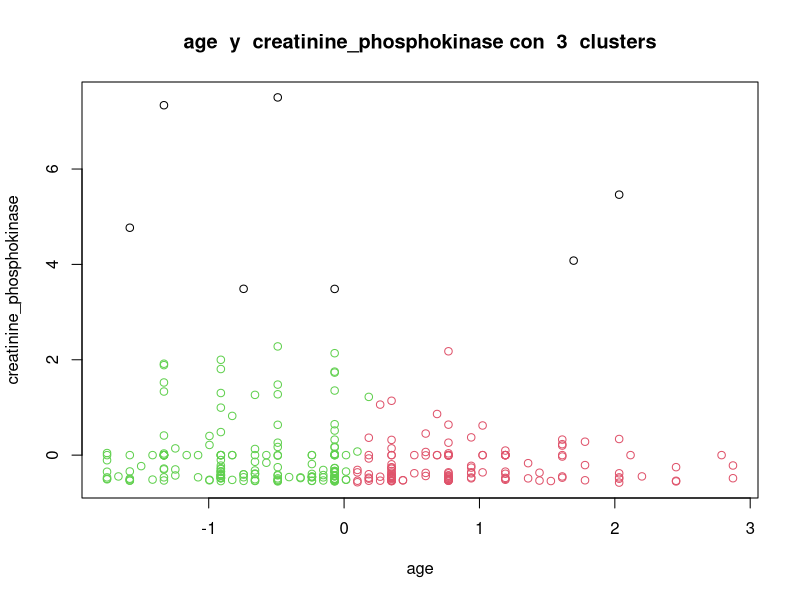
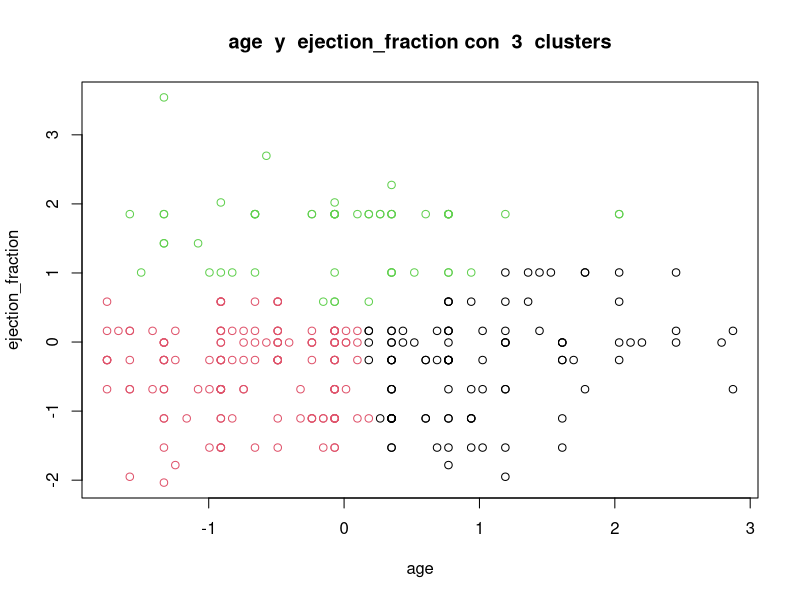
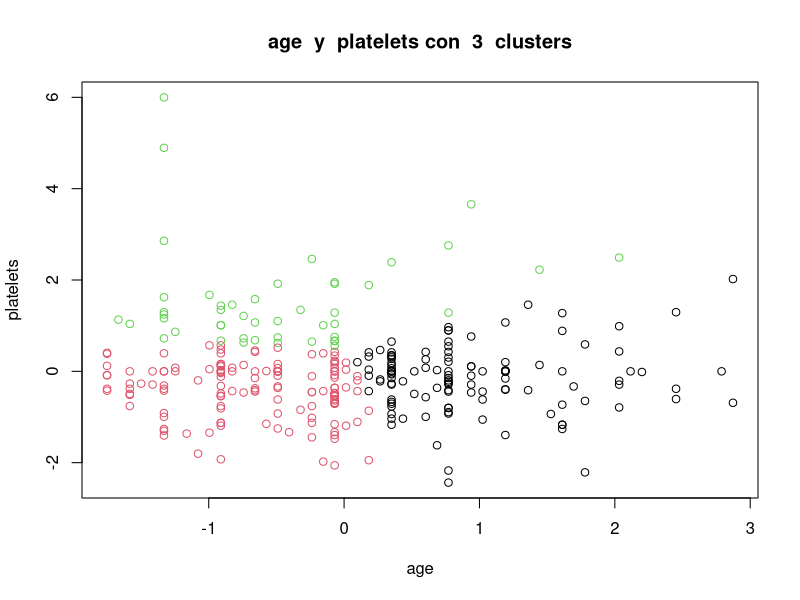
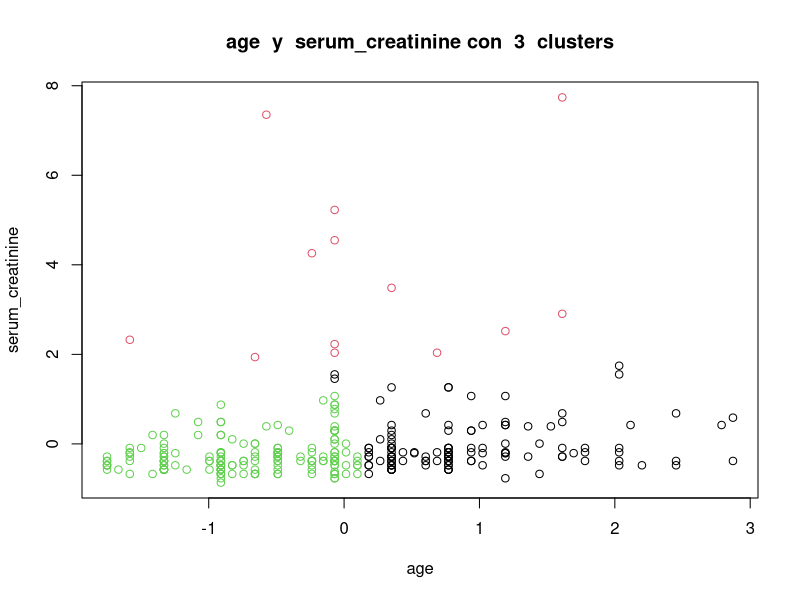
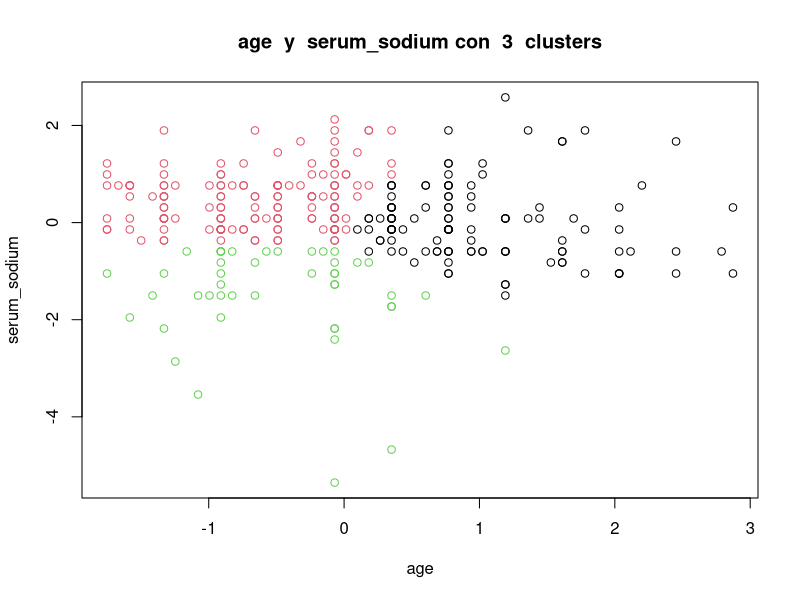
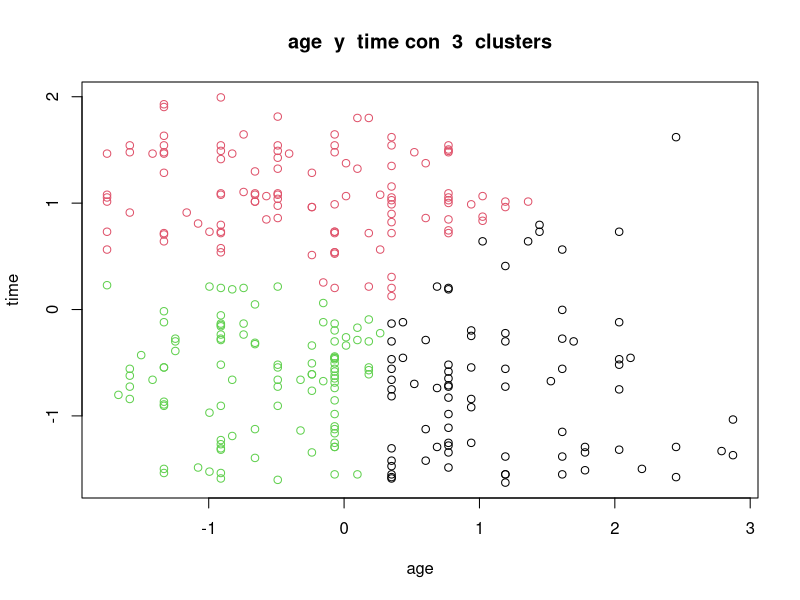
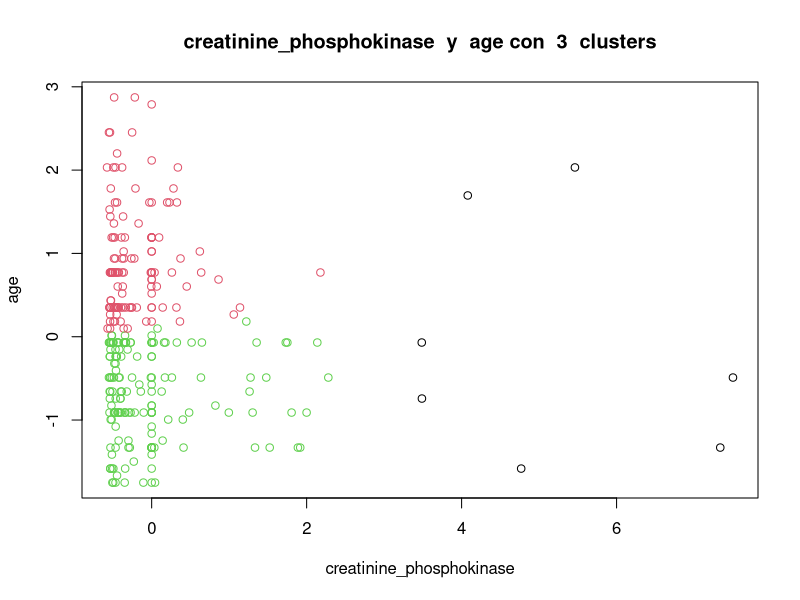
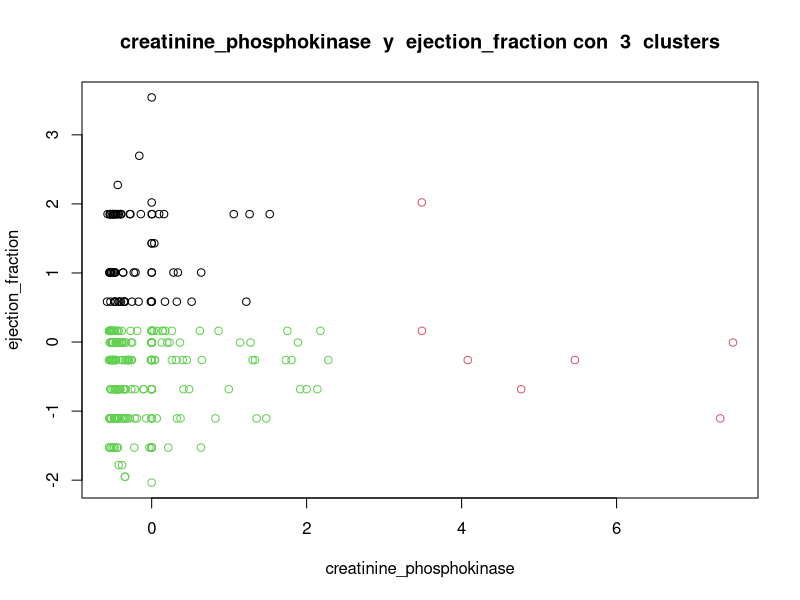

Write the R code that produced these figures, in order. (Note: this script raises an error after producing the figures.)
## ---- chunk 1
library(cluster)

SAVE_PATH <- "../data/clustering/"
binary_columns <- c("anaemia", "diabetes", "high_blood_pressure", "sex", "smoking", "death")
## ---- chunk 2
df <- read.csv("../data/heart_failure.csv")
scaled_df <- data.frame(scale(df))
head(df)
## ---- chunk 3
clustering <- function(dataframe, k, columns) {
  km_df <- subset(dataframe, select = columns)
  km <- kmeans(km_df, center=k, nstart=50)
  plot(km_df, col=km$cluster, main=paste(columns[1], " y ", columns[2], "con ", k, " clusters"))
}

plot_clustering <- function(dataframe, k, save_path) {
  for (column1 in names(dataframe)) {
    for (column2 in names(dataframe)) {
      if (column2 != column1) {
        plot_filename <- paste(SAVE_PATH, save_path, column1, "_", column2, "_", "k_", k, ".png", sep = "")
        png(filename=plot_filename)
        clustering(dataframe, k, c(column1, column2))
        dev.off()
      }
    }
  }
}
## ---- chunk 4
kmeans_df <- subset(scaled_df, select = setdiff(names(scaled_df), binary_columns))
plot_clustering(kmeans_df, k = 3, "simple/")
## ---- chunk 5
pca <- prcomp(df, scale=TRUE, center=TRUE)
pca <- pca$x[,1:10]
plot_clustering(pca, k=5, "pca/")
## ---- chunk 6
par(mfrow = c(1, 2))
clustering(scaled_df, 5, c("age", "time"))
clustering(pca, 5, c("PC1", "PC2"))
## ---- chunk 7
plot_h_clustering <- function(dataframe, save_name) {
  for (m in c("complete", "average", "single")) {
    hclust <- hclust(dist(dataframe), method = m)
    png(filename=paste(SAVE_PATH, "jerarquico/", save_name, "_", "distance_", m, ".png", sep = ""))
    plot(hclust, main = paste("Hclustering de ", save_name, ". dist: '", m, "'", sep=""))
    dev.off()
    plot(hclust, main = paste("Hclustering de ", save_name, ". dist: '", m, "'", sep=""))
  }
}
## ---- chunk 8
par(mfrow = c(3, 3))
plot_h_clustering(df, "raw")
plot_h_clustering(scaled_df, "scaled")
plot_h_clustering(pca, "pca")
## ---- chunk 9
par(mfrow = c(1, 3))
plot_h_clustering(pca[1:15, 1:10], "raw")
## ---- chunk 10
compute_silhouette <- function(dataframe, k){
  km <- kmeans(dataframe, centers = k, nstart=50)
  sil <- silhouette(km$cluster, dist(dataframe))
  mean(sil[, 3])
}

plot_silhouette_by_centers <- function(dataframe, save_name){
  centers <- 2:10
  mean_sil <- sapply(centers, compute_silhouette, dataframe=dataframe)
  plot_filename <- paste(SAVE_PATH, "silhouette/", save_name, "_silhouette_evolution.png", sep = "")
  png(filename=plot_filename)
  plot(centers, type='b', mean_sil, main= paste(save_name, " silhouette evolution", sep=""), xlab='k', ylab='Silhouette', frame=FALSE)
  dev.off()
  plot(centers, type='b', mean_sil, main= paste(save_name, " silhouette evolution", sep=""), xlab='k', ylab='Silhouette', frame=FALSE)
}
## ---- chunk 11
par(mfrow = c(1, 3))
plot_silhouette_by_centers(scaled_df, "scaled")
plot_silhouette_by_centers(df, "raw")
plot_silhouette_by_centers(pca, "pca")
